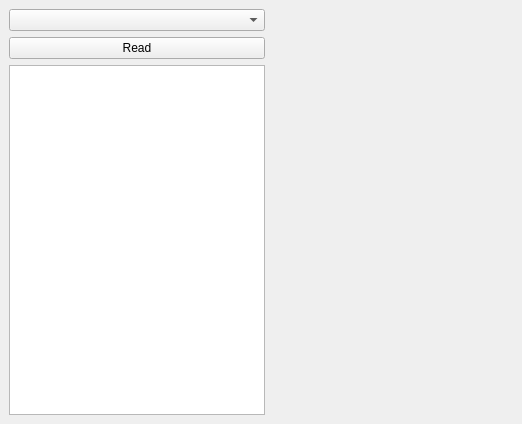
<?xml version="1.0" encoding="UTF-8"?>
<ui version="4.0">
 <class>MainWindow</class>
 <widget class="QMainWindow" name="MainWindow">
  <property name="geometry">
   <rect>
    <x>0</x>
    <y>0</y>
    <width>522</width>
    <height>424</height>
   </rect>
  </property>
  <property name="windowTitle">
   <string>MainWindow</string>
  </property>
  <widget class="QWidget" name="centralwidget">
   <property name="sizePolicy">
    <sizepolicy hsizetype="Expanding" vsizetype="Expanding">
     <horstretch>0</horstretch>
     <verstretch>0</verstretch>
    </sizepolicy>
   </property>
   <property name="baseSize">
    <size>
     <width>1000</width>
     <height>1000</height>
    </size>
   </property>
   <layout class="QGridLayout" name="gridLayout">
    <item row="0" column="0">
     <layout class="QVBoxLayout" name="verticalLayout_2">
      <item>
       <widget class="QComboBox" name="comboBox">
        <property name="toolTip">
         <string/>
        </property>
        <property name="statusTip">
         <string/>
        </property>
        <property name="whatsThis">
         <string/>
        </property>
        <property name="placeholderText">
         <string>Select Device</string>
        </property>
       </widget>
      </item>
      <item>
       <widget class="QPushButton" name="pushButton">
        <property name="text">
         <string>Read</string>
        </property>
       </widget>
      </item>
      <item>
       <widget class="QTextEdit" name="textEdit">
        <property name="readOnly">
         <bool>true</bool>
        </property>
       </widget>
      </item>
     </layout>
    </item>
    <item row="0" column="1">
     <widget class="QWidget" name="widget" native="true">
      <property name="sizePolicy">
       <sizepolicy hsizetype="Expanding" vsizetype="Expanding">
        <horstretch>0</horstretch>
        <verstretch>0</verstretch>
       </sizepolicy>
      </property>
      <property name="minimumSize">
       <size>
        <width>1</width>
        <height>0</height>
       </size>
      </property>
      <property name="baseSize">
       <size>
        <width>1000</width>
        <height>1000</height>
       </size>
      </property>
      <layout class="QVBoxLayout" name="verticalLayout"/>
     </widget>
    </item>
   </layout>
  </widget>
 </widget>
 <resources/>
 <connections/>
</ui>
